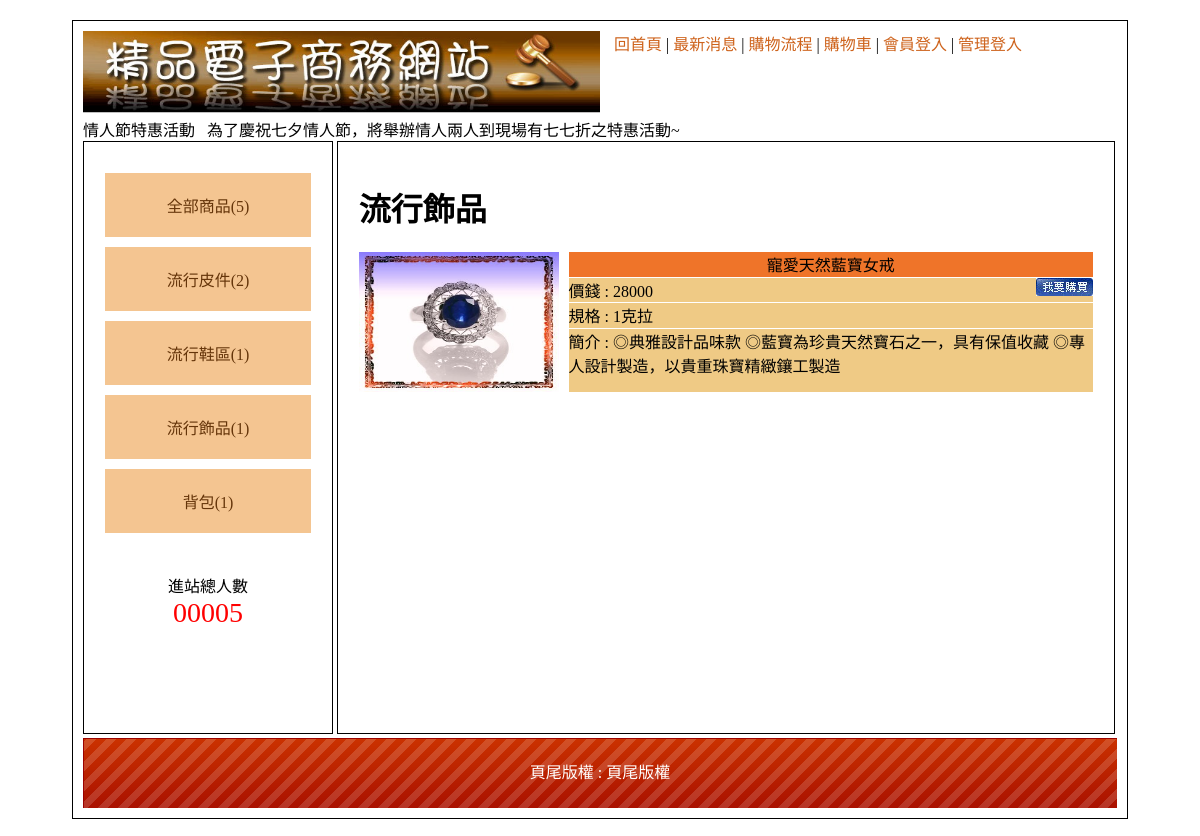
The page /?type=7 on the database its author committed.
### tables this page shows
CREATE TABLE `type` (
  `id` int(10) UNSIGNED NOT NULL,
  `name` text NOT NULL,
  `parent` int(10) UNSIGNED NOT NULL
);

CREATE TABLE `goods` (
  `id` int(10) UNSIGNED NOT NULL,
  `no` text NOT NULL,
  `name` text NOT NULL,
  `price` int(10) UNSIGNED NOT NULL,
  `spec` text NOT NULL,
  `stock` int(10) UNSIGNED NOT NULL,
  `img` text NOT NULL,
  `intro` text NOT NULL,
  `big` int(10) UNSIGNED NOT NULL,
  `mid` int(10) UNSIGNED NOT NULL,
  `sh` int(1) UNSIGNED NOT NULL
);

CREATE TABLE `bottom` (
  `id` int(11) NOT NULL,
  `bottom` text NOT NULL
);

### api/base.php (called while the page is built, shortened)
<?php
class DB
{
    protected $table;
    protected $dsn="mysql:host=localhost;charset=utf8;dbname=db15_4";
    protected $pdo;
    function __construct($table)
    {
        $this->pdo = new PDO($this->dsn,'root','');
        $this->table = $table;
    }
    private function arrayToSqlArray($array){
        foreach ($array as $key => $value) {
            $tmp[] = "`$key`='$value'";
        }
        return $tmp;
    }
    function mathSql($math,$col,...$arg){
        $sql = "select $math($col) from $this->table  ";
        if(isset($arg[0])){
            if(is_array($arg[0])){
                $tmp = $this->arrayToSqlArray($arg[0]);
                $sql .=" where" . join(" && ",$tmp);
            }else{
                $sql .= $arg[0];
            }
        }
        return $sql;
    }
    function all(...$arg){
        $sql = "select * from $this->table ";
        if(isset($arg[0])){
            if(is_array($arg[0])){
                $tmp = $this->arrayToSqlArray($arg[0]);
                $sql .= " where " .join(" && ",$tmp);
            }else{
                $sql .= $arg[0];
            }
        }
        return $this->pdo->query($sql)->fetchAll(PDO::FETCH_ASSOC);
    }
    function find($id){
        $sql = "select * from $this->table ";
        if(is_array($id)){
            $tmp = $this->arrayToSqlArray($id);
            $sql .=" where ". join(" && ",$tmp);
        }else{
            $sql .= " where id=$id";
        }
        return $this->pdo->query($sql)->fetch(PDO::FETCH_ASSOC);
    }
    function count(...$arg){
        $sql = $this->mathSql("count","*",...$arg);
        return $this->pdo->query($sql)->fetchColumn();
    }
}
$Bottom = new DB("bottom");
$Type = new DB("type");
$Goods = new DB("goods");

### index.php (the view, shortened to what this page needs)
<?php include_once "api/base.php"; ?>
<!DOCTYPE html PUBLIC "-//W3C//DTD XHTML 1.0 Transitional//EN" "http://www.w3.org/TR/xhtml1/DTD/xhtml1-transitional.dtd">
<html xmlns="http://www.w3.org/1999/xhtml">
<head>
        <link href="./css/css.css" rel="stylesheet" type="text/css">
</head>
<body>
        <div id="main">
                <div id="top">
                        <a href="?">
                                <img src="./icon/0416.jpg" style="width:50%">
                        </a>
                        <div style="padding:10px;display:inline;vertical-align:top">
                                <a href="?">回首頁</a> |
                                <a href="?do=news">最新消息</a> |
                                <a href="?do=look">購物流程</a> |
                                <a href="?do=buycart">購物車</a> |
                                <?php
                                if (!isset($_SESSION['mem'])) {
                                ?>
                                        <a href="?do=login">會員登入</a> |
                                <?php } else { ?>
                                        <a href="#" onclick="location.href='./api/logout.php?table=mem'">登出</a> |
                                <?php }
                                if (!isset($_SESSION['admin'])) {
                                ?>
                                        <a href="?do=admin">管理登入</a>
                                <?php } else { ?>
                                        <a href="back.php?do=admin">返回管理</a>
                                <?php } ?>
                        </div>
                        <marquee scrollamount="15"> 情人節特惠活動 &nbsp; 為了慶祝七夕情人節，將舉辦情人兩人到現場有七七折之特惠活動~</marquee>
                </div>
                <div id="left" class="ct">
                        <div style="min-height:400px;">
                                <a href="?type=0">全部商品(<?= $Goods->count(['sh' => 1]) ?>)</a>
                                <?php
                                $bigs = $Type->all(['parent' => 0]);
                                foreach ($bigs as $big) {
                                        echo "<div class='ww'>";
                                                echo "<a href='?type={$big['id']}'>";
                                                echo $big['name'];
                                                echo "(" . $Goods->count(['sh' => 1, 'big' => $big['id']]) . ")";
                                                echo "</a>";
                                        echo "</div>";
                                }
                                ?>
                        </div>
                        <span>
                                <div>進站總人數</div>
                                <div style="color:#f00; font-size:28px;">
                                        00005 </div>
                        </span>
                </div>
                <div id="right">
                        <?php
                        $do = $_GET['do'] ?? 'main';
                        $file = "./front/$do.php";
                        if (file_exists($file)) {
                                include_once $file;
                        } else {
                                include_once "./front/main.php";
                        }
                        ?>
                </div>
                <div id="bottom" style="line-height:70px;background:url(icon/bot.png); color:#FFF;" class="ct">
                        頁尾版權 : <?= $Bottom->find(1)['bottom'] ?></div>
        </div>
</body>
</html>

### front/main.php (shortened to what this page needs)
<?php
if (isset($_GET['type']) && $_GET['type'] != 0) {
    $type = $Type->find($_GET['type']);
    if ($type['parent'] == 0) {
        $nav = $type['name'];
        $rows = $Goods->all(['sh' => 1, 'big' => $type['id']]);
    } else {
        $type_big = $Type->find($type['parent']);
        $nav = $type_big['name'] . ' > ' . $type['name'];
        $rows = $Goods->all(['sh' => 1, 'mid' => $type['id']]);
    }
} else {
    $nav = '全部商品';
    $rows = $Goods->all(['sh' => 1]);
}
?>
<h1><?= $nav ?></h1>
<div class="hall ">
    <?php
    foreach ($rows as $row) {
    ?>
        <div class="item">
            <div>
                <img src="upload/<?=$row['img']?>" style="width:200px;height:140px" onclick="location.href='?do=edtail&id=<?=$row['id']?>'">
            </div>
            <div class="goods">
                <div class="tt ct"><?= $row['name'] ?></div>
                <div class="pp">價錢 : <?= $row['price'] ?>
                    <img src="icon/0402.jpg"
                         style="float:right"
                         onclick="location.href='?do=buycart&id=<?=$row['id']?>&qt=1'">
                </div>
                <div class="pp">規格 : <?= $row['spec'] ?></div>
                <div class="pp">簡介 : <?= $row['intro'] ?></div>
            </div>
        </div>
        <br>
        <?php } ?>
</div>

### css/css.css (style rules this page uses)
body { font-family:"微軟正黑體"; }
#main { width:1034px; padding:10px; margin:20px auto 20px auto; border:#000 solid 1px; min-height:768px; }
#top a { color:#CE631C; text-decoration:none; }
#left { display:inline-block; width:20%; padding:2%; min-height:550px; vertical-align:top; border:#000 1px solid; }
#left a { display:block; padding:20px 5px 20px 5px; text-decoration:none; background:#F4C591; margin:10px auto 10px auto; color:#65350A; }
.ct { text-align:center; }
#right { display:inline-block; width:71%; padding:2%; height:550px; border:#000 1px solid; overflow: auto; }
#bottom { height:70px; background-size:cover; }
.tt { background:#EF7429; }
.pp { background:#EFCA85; }

### front/main.php (style rules this page uses)
.item { display: grid; grid-template-columns: 2fr 5fr; }
.goods { display: grid; grid-template-rows: 2fr 2fr 2fr 5fr; grid-gap: 1px; }
.item img { cursor: pointer; }

### rows shown on the page
type: name "流行皮件", count "2"
type: name "流行鞋區", count "1"
type: name "流行飾品", count "1"
type: name "背包", count "1"
goods: img (picture), name "寵愛天然藍寶女戒", price "28000", spec "1克拉", intro "◎典雅設計品味款 ◎藍寶為珍貴天然寶石之一，具有保值收藏 ◎專人設計製造，以貴重珠寶精緻鑲工製造"
bottom: bottom "頁尾版權"

### other values the page prints
$Goods->count(['sh' => 1]) "5"
